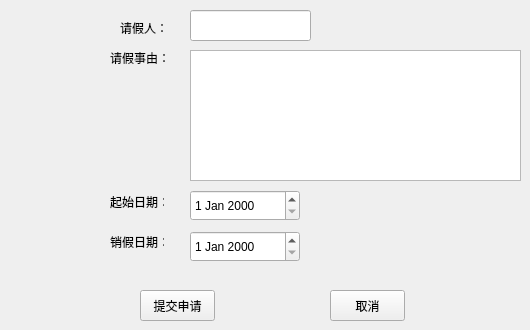
    <widget class="QWidget" name="page_16">
     <widget class="QLabel" name="label_49">
      <property name="geometry">
       <rect>
        <x>120</x>
        <y>20</y>
        <width>51</width>
        <height>16</height>
       </rect>
      </property>
      <property name="text">
       <string>请假人：</string>
      </property>
     </widget>
     <widget class="QLabel" name="label_50">
      <property name="geometry">
       <rect>
        <x>110</x>
        <y>50</y>
        <width>61</width>
        <height>16</height>
       </rect>
      </property>
      <property name="text">
       <string>请假事由：</string>
      </property>
     </widget>
     <widget class="QLabel" name="label_51">
      <property name="geometry">
       <rect>
        <x>110</x>
        <y>192</y>
        <width>54</width>
        <height>20</height>
       </rect>
      </property>
      <property name="text">
       <string>起始日期：</string>
      </property>
     </widget>
     <widget class="QLabel" name="label_52">
      <property name="geometry">
       <rect>
        <x>110</x>
        <y>232</y>
        <width>54</width>
        <height>20</height>
       </rect>
      </property>
      <property name="text">
       <string>销假日期：</string>
      </property>
     </widget>
     <widget class="QTextEdit" name="textEdit_9">
      <property name="geometry">
       <rect>
        <x>190</x>
        <y>50</y>
        <width>331</width>
        <height>131</height>
       </rect>
      </property>
     </widget>
     <widget class="QDateEdit" name="dateEdit_23">
      <property name="geometry">
       <rect>
        <x>190</x>
        <y>190</y>
        <width>110</width>
        <height>31</height>
       </rect>
      </property>
     </widget>
     <widget class="QPushButton" name="pushButton_27">
      <property name="geometry">
       <rect>
        <x>140</x>
        <y>290</y>
        <width>75</width>
        <height>31</height>
       </rect>
      </property>
      <property name="text">
       <string>提交申请</string>
      </property>
     </widget>
     <widget class="QLineEdit" name="lineEdit_28">
      <property name="geometry">
       <rect>
        <x>190</x>
        <y>10</y>
        <width>121</width>
        <height>31</height>
       </rect>
      </property>
     </widget>
     <widget class="QDateEdit" name="dateEdit_24">
      <property name="geometry">
       <rect>
        <x>190</x>
        <y>231</y>
        <width>110</width>
        <height>31</height>
       </rect>
      </property>
     </widget>
     <widget class="QPushButton" name="pushButton_26">
      <property name="geometry">
       <rect>
        <x>330</x>
        <y>290</y>
        <width>75</width>
        <height>31</height>
       </rect>
      </property>
      <property name="text">
       <string>取消</string>
      </property>
     </widget>
    </widget>
